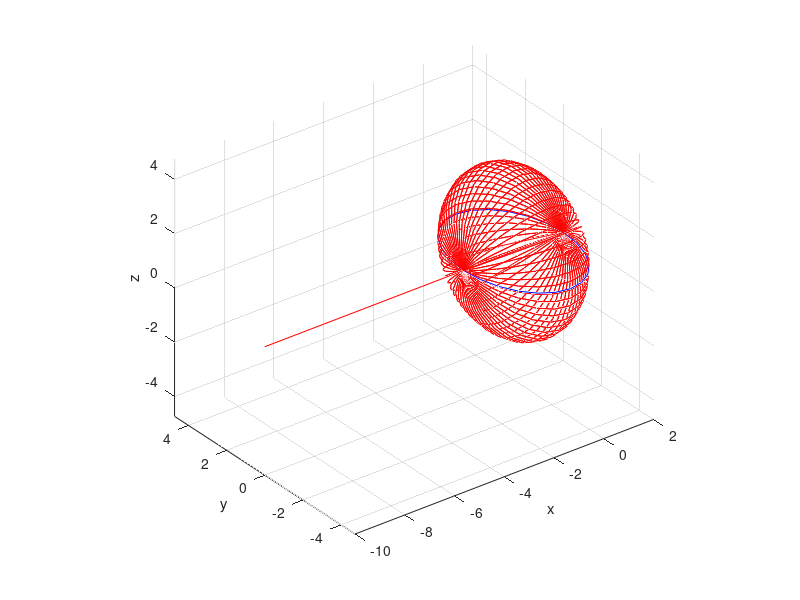

Recreate this plot in MATLAB.
% TODO
% Plot the surface using rotation
% Surface: x^2/4+z^2/9=1


t = [0:pi/12:2*pi];
x = 2*sin(t);
y = 3*cos(t);
grid on; hold on; axis equal;
xlabel('x'); ylabel('y'); zlabel('z');
view(3);
d = [ 1 0 0];
quiver3(-10*d(1), -10*d(2), -10*d(3), d(1), d(2), d(3), 12, 'Color', 'r');
F = plot(x, y, '-b');

for i=1:6:360
    F = plot(x, y, '-r')
    % Rotate F around d
    rotate(F, d, i);
    pause(0.05)
end
